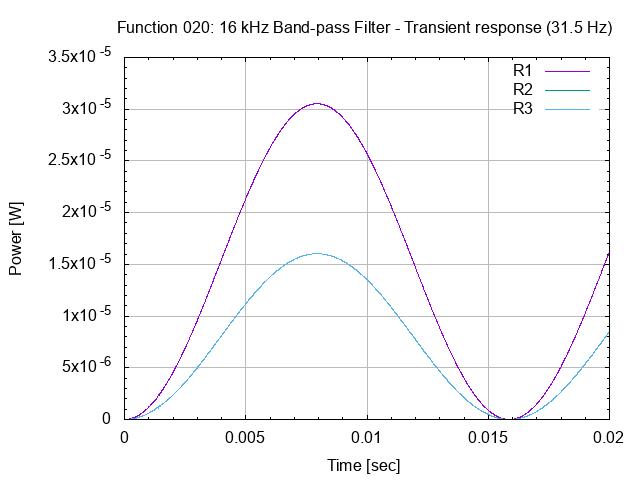

Write gnuplot code to recreate this figure.
# set terminal
set term png

# set graph
set output "26.020.00.03.02.png"
set title "Function 020: 16 kHz Band-pass Filter - Transient response (31.5 Hz)"

# setup Y-axis
set grid ytics lt 1 lw 1 lc rgb "#bbbbbb"
set mytics
set ylabel "Power [W]"

# setup X-axis
set grid xtics lt 1 lw 1 lc rgb "#bbbbbb"
set mxtics
set xrange [0:0.02]
set xlabel "Time [sec]"

# setup plot style
set style data lines
plot '26.020.00.03.02.dat' using 1:2 title "R1", \
     '26.020.00.03.02.dat' using 1:3 title "R2", \
     '26.020.00.03.02.dat' using 1:4 title "R3"

# set output back to default
set output

# reset terminal type
set terminal pop
